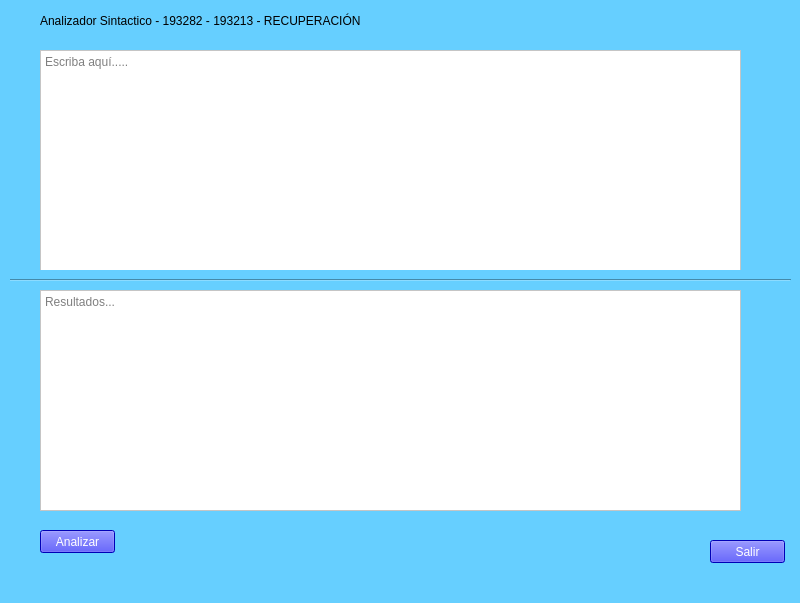
<?xml version="1.0" encoding="UTF-8"?>
<ui version="4.0">
 <class>MainWindow</class>
 <widget class="QMainWindow" name="MainWindow">
  <property name="geometry">
   <rect>
    <x>0</x>
    <y>0</y>
    <width>800</width>
    <height>603</height>
   </rect>
  </property>
  <property name="windowTitle">
   <string>MainWindow</string>
  </property>
  <property name="styleSheet">
   <string notr="true">background-color: rgb(102, 207, 255);</string>
  </property>
  <widget class="QWidget" name="centralwidget">
   <widget class="QPlainTextEdit" name="textoEntrada">
    <property name="geometry">
     <rect>
      <x>40</x>
      <y>50</y>
      <width>701</width>
      <height>221</height>
     </rect>
    </property>
    <property name="styleSheet">
     <string notr="true">font: 15pt &quot;MS Shell Dlg 2&quot;;
background-color: rgb(255, 255, 255);</string>
    </property>
    <property name="placeholderText">
     <string>Escriba aquí.....</string>
    </property>
   </widget>
   <widget class="QPushButton" name="btnSalir">
    <property name="geometry">
     <rect>
      <x>710</x>
      <y>540</y>
      <width>75</width>
      <height>23</height>
     </rect>
    </property>
    <property name="cursor">
     <cursorShape>PointingHandCursor</cursorShape>
    </property>
    <property name="styleSheet">
     <string notr="true">background-color: rgb(0, 0, 255);
color: rgb(255, 255, 255);</string>
    </property>
    <property name="text">
     <string>Salir</string>
    </property>
   </widget>
   <widget class="QPushButton" name="btnAnalizar">
    <property name="geometry">
     <rect>
      <x>40</x>
      <y>530</y>
      <width>75</width>
      <height>23</height>
     </rect>
    </property>
    <property name="cursor">
     <cursorShape>PointingHandCursor</cursorShape>
    </property>
    <property name="styleSheet">
     <string notr="true">background-color: rgb(0, 0, 255);
color: rgb(255, 255, 255);</string>
    </property>
    <property name="text">
     <string>Analizar</string>
    </property>
   </widget>
   <widget class="Line" name="line">
    <property name="geometry">
     <rect>
      <x>10</x>
      <y>270</y>
      <width>781</width>
      <height>20</height>
     </rect>
    </property>
    <property name="orientation">
     <enum>Qt::Horizontal</enum>
    </property>
   </widget>
   <widget class="QPlainTextEdit" name="textoSalida">
    <property name="geometry">
     <rect>
      <x>40</x>
      <y>290</y>
      <width>701</width>
      <height>221</height>
     </rect>
    </property>
    <property name="styleSheet">
     <string notr="true">font: 15pt &quot;MS Shell Dlg 2&quot;;
background-color: rgb(255, 255, 255);
border-color: rgb(255, 255, 255);</string>
    </property>
    <property name="placeholderText">
     <string>Resultados...</string>
    </property>
   </widget>
   <widget class="QLabel" name="label">
    <property name="geometry">
     <rect>
      <x>40</x>
      <y>5</y>
      <width>521</width>
      <height>31</height>
     </rect>
    </property>
    <property name="styleSheet">
     <string notr="true">font: 75 15pt &quot;MS Shell Dlg 2&quot;;</string>
    </property>
    <property name="text">
     <string>Analizador Sintactico - 193282 - 193213 - RECUPERACIÓN</string>
    </property>
   </widget>
  </widget>
  <widget class="QMenuBar" name="menubar">
   <property name="geometry">
    <rect>
     <x>0</x>
     <y>0</y>
     <width>800</width>
     <height>21</height>
    </rect>
   </property>
  </widget>
  <widget class="QStatusBar" name="statusbar"/>
 </widget>
 <resources/>
 <connections/>
</ui>
